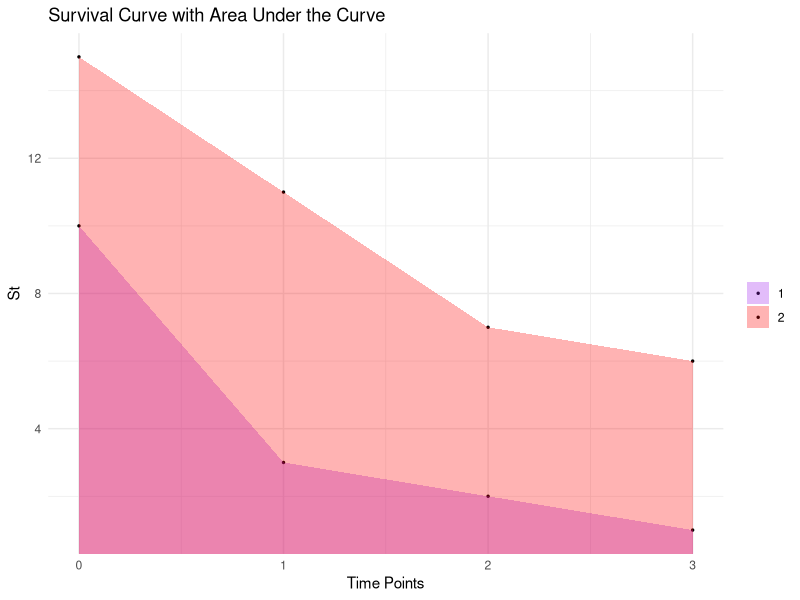

This chart was generated by the following R code:
# Load required libraries
library(ggplot2)
library(dplyr)

# Assuming your dataset is a data frame named 'df' with rows as treatments and columns as time points
# Replace this with your actual dataset

# Example data
set.seed(123)
df <- data.frame(
  treatment = factor(rep(1:2, each = 4)),
  time_point = rep(0:3, times = 2),
  my_values = c(10,3,2,1,15,11,7,6)  # Replace 'my_values' with the actual column name in your dataset
)

ggplot(df, aes(x = time_point,
               y = my_values,
               group = treatment,
               fill = treatment
               )) +
  geom_point(size = 0.5) +
  geom_ribbon(data=df,
              aes(x=time_point,
                  ymax=my_values),
              ymin=0,
              alpha=0.3) +
  scale_fill_manual(name='',
                    values=c("1" = "purple", "2" = "red")) +
  labs(x = "Time Points",
       y = "St",
       title = "Survival Curve with Area Under the Curve") +
  theme_minimal()
